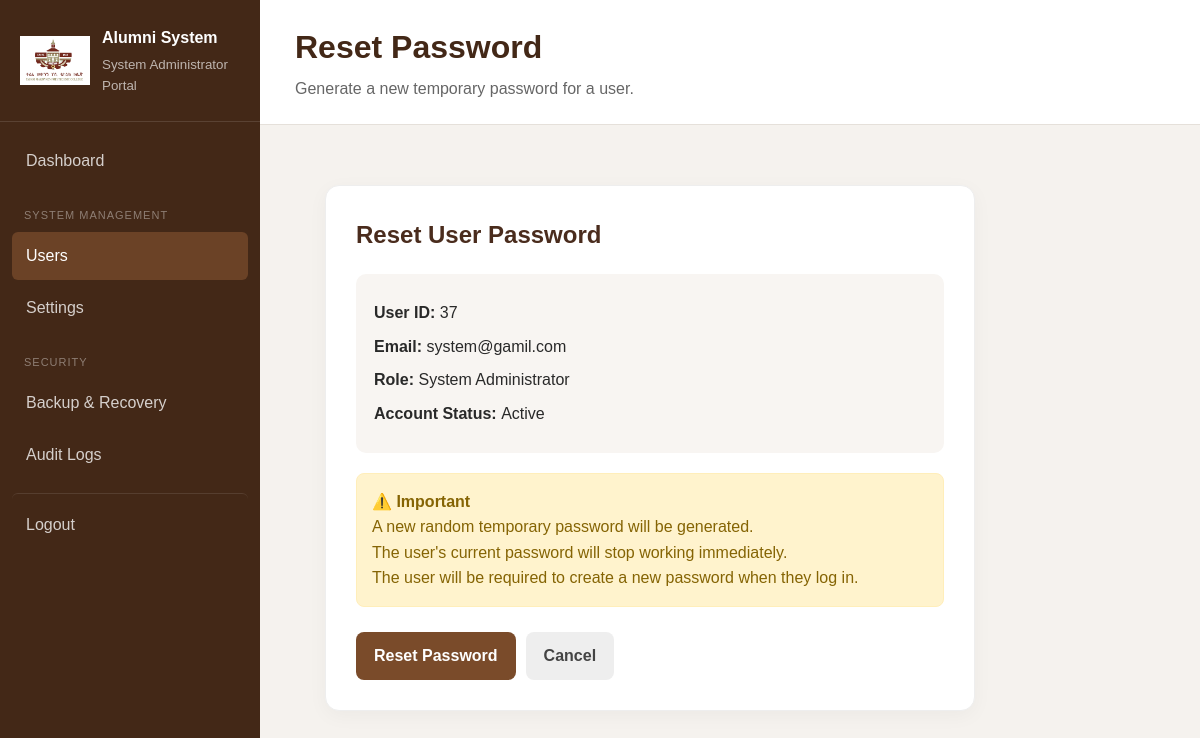
Screenshot of /admin/system_admin/users/reset_password.php?user_id=37 (signed in) with the database file from the repository.
### tables this page shows
CREATE TABLE `users` (
  `user_id` int(10) UNSIGNED NOT NULL,
  `email` varchar(150) NOT NULL,
  `password_hash` varchar(255) NOT NULL,
  `role` enum('admin','alumni','registrar','student_rep','system_admin') NOT NULL,
  `account_status` enum('active','inactive','suspended') NOT NULL DEFAULT 'active',
  `must_change_password` tinyint(1) NOT NULL DEFAULT 0,
  `created_at` timestamp NOT NULL DEFAULT current_timestamp(),
  `updated_at` timestamp NOT NULL DEFAULT current_timestamp() ON UPDATE current_timestamp(),
  `failed_login_attempts` int(11) NOT NULL DEFAULT 0,
  `locked_until` datetime DEFAULT NULL
);

### includes/functions.php (called while the page is built, shortened)
<?php
function e($value)
{
    return htmlspecialchars(
        (string) $value,
        ENT_QUOTES,
        "UTF-8"
    );
}

### admin/system_admin/users/reset_password.php (the view, shortened to what this page needs)
 <?php
require_once "../../../config/database.php";
require_once "../../../includes/functions.php";
$user_id = (int) (
    $_GET["user_id"]
    ?? $_POST["user_id"]
    ?? 0
);
$stmt = $conn->prepare("
    SELECT
        user_id,
        email,
        role,
        account_status
    FROM users
    WHERE user_id = ?
    LIMIT 1
");
$stmt->bind_param("i", $user_id);
$stmt->execute();
$result = $stmt->get_result();
$user = $result->fetch_assoc();
$role_labels = [
    "admin" =>
        "Alumni President",
    "alumni" =>
        "Alumni",
    "registrar" =>
        "Registrar",
    "student_rep" =>
        "Alumni Admin",
    "system_admin" =>
        "System Administrator"
];
$role_label =
    $role_labels[$user["role"]]
    ?? "Unknown Role";
?>
<!DOCTYPE html>
<html lang="en">
<head>
    <link
        rel="stylesheet"
        href="../../../assets/css/style.css"
    >
</head>
<body class="admin-body">
<div class="admin-layout">
    <?php require_once "../sidebar.php"; ?>
    <main class="admin-main">
        <header class="admin-topbar">
            <div>
                <h1>
                    Reset Password
                </h1>
                <p>
                    Generate a new temporary password for a user.
                </p>
            </div>
        </header>
        <section class="dashboard-content">
            <div class="reset-page">
                <div class="reset-card">
                    <h2>
                        Reset User Password
                    </h2>
                    <div class="user-info">
                        <p>
                            <strong>
                                User ID:
                            </strong>
                            <?= (int) $user["user_id"] ?>
                        </p>
                        <p>
                            <strong>
                                Email:
                            </strong>
                            <?= e($user["email"]) ?>
                        </p>
                        <p>
                            <strong>
                                Role:
                            </strong>
                            <?= e($role_label) ?>
                        </p>
                        <p>
                            <strong>
                                Account Status:
                            </strong>
                            <?= e(
                                ucfirst(
                                    $user["account_status"]
                                )
                            ) ?>
                        </p>
                    </div>
                    <div class="warning-message">
                        <strong>
                            ⚠️ Important
                        </strong>
                        <p>
                            A new random temporary password will
                            be generated.
                        </p>
                        <p>
                            The user's current password will stop
                            working immediately.
                        </p>
                        <p>
                            The user will be required to create a
                            new password when they log in.
                        </p>
                    </div>
 <form
                        method="POST"
                        action=""
                    >
                        <div class="reset-actions">
                            <button
                                type="submit"
                                class="reset-button"
                            >
                                Reset Password
                            </button>
                            <a
                                href="index.php"
                                class="cancel-button"
                            >
                                Cancel
                            </a>
                        </div>
                    </form>
                </div>
            </div>
        </section>
    </main>
</div>
</body>
</html>

### assets/css/style.css (style rules this page uses)
:root { --primary-brown: #6b4226; --dark-brown: #432817; --light-brown: #a67c52; --cream: #f8f5f1; --white: #ffffff; --text-dark: #292929; --text-light: #666666; --border: #e5e0da; }
* { margin: 0; padding: 0; box-sizing: border-box; }
body { font-family: Arial, sans-serif; background: var(--cream); color: var(--text-dark); line-height: 1.6; }
a { text-decoration: none; color: inherit; }
button, input, textarea, select { font: inherit; }
.admin-body { background: #f5f2ee; }
.admin-layout { min-height: 100vh; display: flex; }
.admin-main { margin-left: 260px; width: calc(100% - 260px); }
.admin-topbar { background: var(--white); padding: 22px 35px; border-bottom: 1px solid var(--border); display: flex; justify-content: space-between; align-items: center; }
.admin-topbar h1 { color: var(--dark-brown); margin-bottom: 3px; }
.admin-topbar p { color: var(--text-light); }
.dashboard-content { padding: 30px 35px; }

### admin/system_admin/users/reset_password.php (style rules this page uses)
.reset-page { padding: 30px; }
.reset-card { max-width: 650px; background: #ffffff; border: 1px solid #eeeeee; border-radius: 14px; padding: 30px; box-shadow: 0 5px 20px rgba(0, 0, 0, 0.04); }
.reset-card h2 { margin-top: 0; color: #4a2c1d; }
.user-info { background: #f8f5f2; padding: 18px; border-radius: 10px; margin: 20px 0; }
.user-info p { margin: 8px 0; }
.warning-message { background: #fff3cd; color: #856404; border: 1px solid #ffeeba; padding: 15px; border-radius: 8px; margin-bottom: 20px; }
.reset-actions { display: flex; gap: 10px; margin-top: 25px; }
.cancel-button { display: inline-flex; align-items: center; justify-content: center; padding: 11px 18px; background: #eeeeee; color: #444444; text-decoration: none; border-radius: 8px; font-weight: 600; }
.reset-button { border: none; background: #7a4b2a; color: #ffffff; padding: 11px 18px; border-radius: 8px; cursor: pointer; font-weight: 600; }

### rows the page displays
users: user_id "37", email "system@gamil.com", role "System Administrator", account_status "Active"
